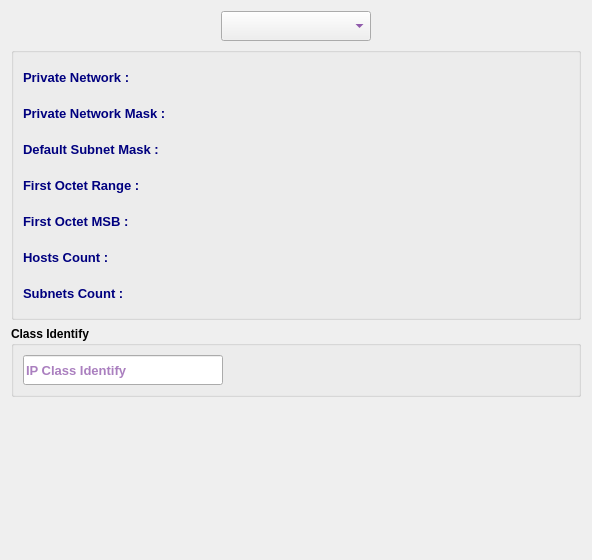
     <widget class="QWidget" name="infoTab">
      <attribute name="icon">
       <iconset resource="../../../../image.qrc">
        <normaloff>:/Image/help.png</normaloff>:/Image/help.png</iconset>
      </attribute>
      <attribute name="title">
       <string>IPV4 Network </string>
      </attribute>
      <layout class="QVBoxLayout" name="verticalLayout_4">
       <item>
        <layout class="QHBoxLayout" name="horizontalLayout_8">
         <item>
          <spacer name="horizontalSpacer_8">
           <property name="orientation">
            <enum>Qt::Horizontal</enum>
           </property>
           <property name="sizeHint" stdset="0">
            <size>
             <width>40</width>
             <height>20</height>
            </size>
           </property>
          </spacer>
         </item>
         <item>
          <widget class="QComboBox" name="classCB">
           <property name="sizePolicy">
            <sizepolicy hsizetype="Preferred" vsizetype="Preferred">
             <horstretch>0</horstretch>
             <verstretch>0</verstretch>
            </sizepolicy>
           </property>
           <property name="minimumSize">
            <size>
             <width>150</width>
             <height>30</height>
            </size>
           </property>
           <property name="maximumSize">
            <size>
             <width>200</width>
             <height>30</height>
            </size>
           </property>
           <property name="font">
            <font>
             <family>Tahoma</family>
             <pointsize>10</pointsize>
             <weight>75</weight>
             <bold>true</bold>
            </font>
           </property>
           <property name="styleSheet">
            <string notr="true">color: rgb(85, 0, 127);</string>
           </property>
          </widget>
         </item>
         <item>
          <spacer name="horizontalSpacer_9">
           <property name="orientation">
            <enum>Qt::Horizontal</enum>
           </property>
           <property name="sizeHint" stdset="0">
            <size>
             <width>40</width>
             <height>20</height>
            </size>
           </property>
          </spacer>
         </item>
        </layout>
       </item>
       <item>
        <widget class="QGroupBox" name="GB">
         <property name="font">
          <font>
           <weight>75</weight>
           <bold>true</bold>
          </font>
         </property>
         <property name="title">
          <string/>
         </property>
         <layout class="QVBoxLayout" name="verticalLayout_2">
          <item>
           <layout class="QHBoxLayout" name="horizontalLayout">
            <item>
             <widget class="QLabel" name="label">
              <property name="minimumSize">
               <size>
                <width>200</width>
                <height>30</height>
               </size>
              </property>
              <property name="maximumSize">
               <size>
                <width>200</width>
                <height>30</height>
               </size>
              </property>
              <property name="font">
               <font>
                <family>Tahoma</family>
                <pointsize>10</pointsize>
                <weight>75</weight>
                <bold>true</bold>
               </font>
              </property>
              <property name="styleSheet">
               <string notr="true">color: rgb(0, 0, 127);</string>
              </property>
              <property name="text">
               <string>Private Network :</string>
              </property>
             </widget>
            </item>
            <item>
             <widget class="QLabel" name="NprivateNetLbl">
              <property name="minimumSize">
               <size>
                <width>300</width>
                <height>30</height>
               </size>
              </property>
              <property name="maximumSize">
               <size>
                <width>500</width>
                <height>30</height>
               </size>
              </property>
              <property name="font">
               <font>
                <family>Tahoma</family>
                <pointsize>10</pointsize>
                <weight>75</weight>
                <bold>true</bold>
               </font>
              </property>
              <property name="styleSheet">
               <string notr="true">color: rgb(85, 0, 127);</string>
              </property>
              <property name="text">
               <string/>
              </property>
             </widget>
            </item>
            <item>
             <spacer name="horizontalSpacer">
              <property name="orientation">
               <enum>Qt::Horizontal</enum>
              </property>
              <property name="sizeHint" stdset="0">
               <size>
                <width>40</width>
                <height>20</height>
               </size>
              </property>
             </spacer>
            </item>
           </layout>
          </item>
          <item>
           <layout class="QHBoxLayout" name="horizontalLayout_2">
            <item>
             <widget class="QLabel" name="label_5">
              <property name="minimumSize">
               <size>
                <width>200</width>
                <height>30</height>
               </size>
              </property>
              <property name="maximumSize">
               <size>
                <width>200</width>
                <height>30</height>
               </size>
              </property>
              <property name="font">
               <font>
                <family>Tahoma</family>
                <pointsize>10</pointsize>
                <weight>75</weight>
                <bold>true</bold>
               </font>
              </property>
              <property name="styleSheet">
               <string notr="true">color: rgb(0, 0, 127);</string>
              </property>
              <property name="text">
               <string>Private Network Mask :</string>
              </property>
             </widget>
            </item>
            <item>
             <widget class="QLabel" name="NprivateMaskLbl">
              <property name="minimumSize">
               <size>
                <width>300</width>
                <height>30</height>
               </size>
              </property>
              <property name="maximumSize">
               <size>
                <width>500</width>
                <height>30</height>
               </size>
              </property>
              <property name="font">
               <font>
                <family>Tahoma</family>
                <pointsize>10</pointsize>
                <weight>75</weight>
                <bold>true</bold>
               </font>
              </property>
              <property name="styleSheet">
               <string notr="true">color: rgb(85, 0, 127);</string>
              </property>
              <property name="text">
               <string/>
              </property>
             </widget>
            </item>
            <item>
             <spacer name="horizontalSpacer_2">
              <property name="orientation">
               <enum>Qt::Horizontal</enum>
              </property>
              <property name="sizeHint" stdset="0">
               <size>
                <width>40</width>
                <height>20</height>
               </size>
              </property>
             </spacer>
            </item>
           </layout>
          </item>
          <item>
           <layout class="QHBoxLayout" name="horizontalLayout_3">
            <item>
             <widget class="QLabel" name="label_4">
              <property name="minimumSize">
               <size>
                <width>200</width>
                <height>30</height>
               </size>
              </property>
              <property name="maximumSize">
               <size>
                <width>200</width>
                <height>30</height>
               </size>
              </property>
              <property name="font">
               <font>
                <family>Tahoma</family>
                <pointsize>10</pointsize>
                <weight>75</weight>
                <bold>true</bold>
               </font>
              </property>
              <property name="styleSheet">
               <string notr="true">color: rgb(0, 0, 127);</string>
              </property>
              <property name="text">
               <string>Default Subnet Mask :</string>
              </property>
             </widget>
            </item>
            <item>
             <widget class="QLabel" name="NdefaultMaskLbl">
              <property name="minimumSize">
               <size>
                <width>300</width>
                <height>30</height>
               </size>
              </property>
              <property name="maximumSize">
               <size>
                <width>500</width>
                <height>30</height>
               </size>
              </property>
              <property name="font">
               <font>
                <family>Tahoma</family>
                <pointsize>10</pointsize>
                <weight>75</weight>
                <bold>true</bold>
               </font>
              </property>
              <property name="styleSheet">
               <string notr="true">color: rgb(85, 0, 127);</string>
              </property>
              <property name="text">
               <string/>
              </property>
             </widget>
            </item>
            <item>
             <spacer name="horizontalSpacer_3">
              <property name="orientation">
               <enum>Qt::Horizontal</enum>
              </property>
              <property name="sizeHint" stdset="0">
               <size>
                <width>40</width>
                <height>20</height>
               </size>
              </property>
             </spacer>
            </item>
           </layout>
          </item>
          <item>
           <layout class="QHBoxLayout" name="horizontalLayout_4">
            <item>
             <widget class="QLabel" name="label_6">
              <property name="minimumSize">
               <size>
                <width>200</width>
                <height>30</height>
               </size>
              </property>
              <property name="maximumSize">
               <size>
                <width>200</width>
                <height>30</height>
               </size>
              </property>
              <property name="font">
               <font>
                <family>Tahoma</family>
                <pointsize>10</pointsize>
                <weight>75</weight>
                <bold>true</bold>
               </font>
              </property>
              <property name="styleSheet">
               <string notr="true">color: rgb(0, 0, 127);</string>
              </property>
              <property name="text">
               <string>First Octet Range :</string>
              </property>
             </widget>
            </item>
            <item>
             <widget class="QLabel" name="NfirstOctetRangeLbl">
              <property name="minimumSize">
               <size>
                <width>300</width>
                <height>30</height>
               </size>
              </property>
              <property name="maximumSize">
               <size>
                <width>500</width>
                <height>30</height>
               </size>
              </property>
              <property name="font">
               <font>
                <family>Tahoma</family>
                <pointsize>10</pointsize>
                <weight>75</weight>
                <bold>true</bold>
               </font>
              </property>
              <property name="styleSheet">
               <string notr="true">color: rgb(85, 0, 127);</string>
              </property>
              <property name="text">
               <string/>
              </property>
             </widget>
            </item>
            <item>
             <spacer name="horizontalSpacer_4">
              <property name="orientation">
               <enum>Qt::Horizontal</enum>
              </property>
              <property name="sizeHint" stdset="0">
               <size>
                <width>40</width>
                <height>20</height>
               </size>
              </property>
             </spacer>
            </item>
           </layout>
          </item>
          <item>
           <layout class="QHBoxLayout" name="horizontalLayout_7">
            <item>
             <widget class="QLabel" name="label_21">
              <property name="minimumSize">
               <size>
                <width>200</width>
                <height>30</height>
               </size>
              </property>
              <property name="maximumSize">
               <size>
                <width>200</width>
                <height>30</height>
               </size>
              </property>
              <property name="font">
               <font>
                <family>Tahoma</family>
                <pointsize>10</pointsize>
                <weight>75</weight>
                <bold>true</bold>
               </font>
              </property>
              <property name="styleSheet">
               <string notr="true">color: rgb(0, 0, 127);</string>
              </property>
              <property name="text">
               <string>First Octet MSB :</string>
              </property>
             </widget>
            </item>
            <item>
             <widget class="QLabel" name="NfirstMSBLbl">
              <property name="minimumSize">
               <size>
                <width>300</width>
                <height>30</height>
               </size>
              </property>
              <property name="maximumSize">
               <size>
                <width>500</width>
                <height>30</height>
               </size>
              </property>
              <property name="font">
               <font>
                <family>Tahoma</family>
                <pointsize>10</pointsize>
                <weight>75</weight>
                <bold>true</bold>
               </font>
              </property>
              <property name="styleSheet">
               <string notr="true">color: rgb(85, 0, 127);</string>
              </property>
              <property name="text">
               <string/>
              </property>
             </widget>
            </item>
            <item>
             <spacer name="horizontalSpacer_5">
              <property name="orientation">
               <enum>Qt::Horizontal</enum>
              </property>
              <property name="sizeHint" stdset="0">
               <size>
                <width>40</width>
                <height>20</height>
               </size>
              </property>
             </spacer>
            </item>
           </layout>
          </item>
          <item>
           <layout class="QHBoxLayout" name="horizontalLayout_5">
            <item>
             <widget class="QLabel" name="label_3">
              <property name="minimumSize">
               <size>
                <width>200</width>
                <height>30</height>
               </size>
              </property>
              <property name="maximumSize">
               <size>
                <width>200</width>
                <height>30</height>
               </size>
              </property>
              <property name="font">
               <font>
                <family>Tahoma</family>
                <pointsize>10</pointsize>
                <weight>75</weight>
                <bold>true</bold>
               </font>
              </property>
              <property name="styleSheet">
               <string notr="true">color: rgb(0, 0, 127);</string>
              </property>
              <property name="text">
               <string>Hosts Count :</string>
              </property>
             </widget>
            </item>
            <item>
             <widget class="QLabel" name="NhostCountLbl">
              <property name="minimumSize">
               <size>
                <width>300</width>
                <height>30</height>
               </size>
              </property>
              <property name="maximumSize">
               <size>
                <width>500</width>
                <height>30</height>
               </size>
              </property>
              <property name="font">
               <font>
                <family>Tahoma</family>
                <pointsize>10</pointsize>
                <weight>75</weight>
                <bold>true</bold>
               </font>
              </property>
              <property name="styleSheet">
               <string notr="true">color: rgb(85, 0, 127);</string>
              </property>
              <property name="text">
               <string/>
              </property>
             </widget>
            </item>
            <item>
             <spacer name="horizontalSpacer_6">
              <property name="orientation">
               <enum>Qt::Horizontal</enum>
              </property>
              <property name="sizeHint" stdset="0">
               <size>
                <width>40</width>
                <height>20</height>
               </size>
              </property>
             </spacer>
            </item>
           </layout>
          </item>
          <item>
           <layout class="QHBoxLayout" name="horizontalLayout_6">
            <item>
             <widget class="QLabel" name="label_17">
              <property name="minimumSize">
               <size>
                <width>200</width>
                <height>30</height>
               </size>
              </property>
              <property name="maximumSize">
               <size>
                <width>200</width>
                <height>30</height>
               </size>
              </property>
              <property name="font">
               <font>
                <family>Tahoma</family>
                <pointsize>10</pointsize>
                <weight>75</weight>
                <bold>true</bold>
               </font>
              </property>
              <property name="styleSheet">
               <string notr="true">color: rgb(0, 0, 127);</string>
              </property>
              <property name="text">
               <string>Subnets Count :</string>
              </property>
             </widget>
            </item>
            <item>
             <widget class="QLabel" name="NsubnetCountLbl">
              <property name="minimumSize">
               <size>
                <width>300</width>
                <height>30</height>
               </size>
              </property>
              <property name="maximumSize">
               <size>
                <width>500</width>
                <height>30</height>
               </size>
              </property>
              <property name="font">
               <font>
                <family>Tahoma</family>
                <pointsize>10</pointsize>
                <weight>75</weight>
                <bold>true</bold>
               </font>
              </property>
              <property name="styleSheet">
               <string notr="true">color: rgb(85, 0, 127);</string>
              </property>
              <property name="text">
               <string/>
              </property>
             </widget>
            </item>
            <item>
             <spacer name="horizontalSpacer_7">
              <property name="orientation">
               <enum>Qt::Horizontal</enum>
              </property>
              <property name="sizeHint" stdset="0">
               <size>
                <width>40</width>
                <height>20</height>
               </size>
              </property>
             </spacer>
            </item>
           </layout>
          </item>
         </layout>
        </widget>
       </item>
       <item>
        <widget class="QGroupBox" name="groupBox">
         <property name="font">
          <font>
           <weight>75</weight>
           <bold>true</bold>
          </font>
         </property>
         <property name="title">
          <string>Class Identify</string>
         </property>
         <layout class="QVBoxLayout" name="verticalLayout_3">
          <item>
           <layout class="QHBoxLayout" name="horizontalLayout_9">
            <item>
             <widget class="QLineEdit" name="NIPClassLE">
              <property name="minimumSize">
               <size>
                <width>200</width>
                <height>30</height>
               </size>
              </property>
              <property name="maximumSize">
               <size>
                <width>300</width>
                <height>30</height>
               </size>
              </property>
              <property name="font">
               <font>
                <family>Tahoma</family>
                <pointsize>10</pointsize>
                <weight>75</weight>
                <bold>true</bold>
               </font>
              </property>
              <property name="styleSheet">
               <string notr="true">color: rgb(85, 0, 127);</string>
              </property>
              <property name="placeholderText">
               <string>IP Class Identify</string>
              </property>
             </widget>
            </item>
            <item>
             <widget class="QLabel" name="NclassLbl">
              <property name="minimumSize">
               <size>
                <width>300</width>
                <height>30</height>
               </size>
              </property>
              <property name="maximumSize">
               <size>
                <width>300</width>
                <height>30</height>
               </size>
              </property>
              <property name="font">
               <font>
                <family>Tahoma</family>
                <pointsize>10</pointsize>
                <weight>75</weight>
                <bold>true</bold>
               </font>
              </property>
              <property name="styleSheet">
               <string notr="true">color: rgb(85, 0, 127);</string>
              </property>
              <property name="text">
               <string/>
              </property>
             </widget>
            </item>
            <item>
             <spacer name="horizontalSpacer_10">
              <property name="orientation">
               <enum>Qt::Horizontal</enum>
              </property>
              <property name="sizeHint" stdset="0">
               <size>
                <width>40</width>
                <height>20</height>
               </size>
              </property>
             </spacer>
            </item>
           </layout>
          </item>
         </layout>
        </widget>
       </item>
       <item>
        <spacer name="verticalSpacer">
         <property name="orientation">
          <enum>Qt::Vertical</enum>
         </property>
         <property name="sizeHint" stdset="0">
          <size>
           <width>20</width>
           <height>152</height>
          </size>
         </property>
        </spacer>
       </item>
      </layout>
     </widget>
